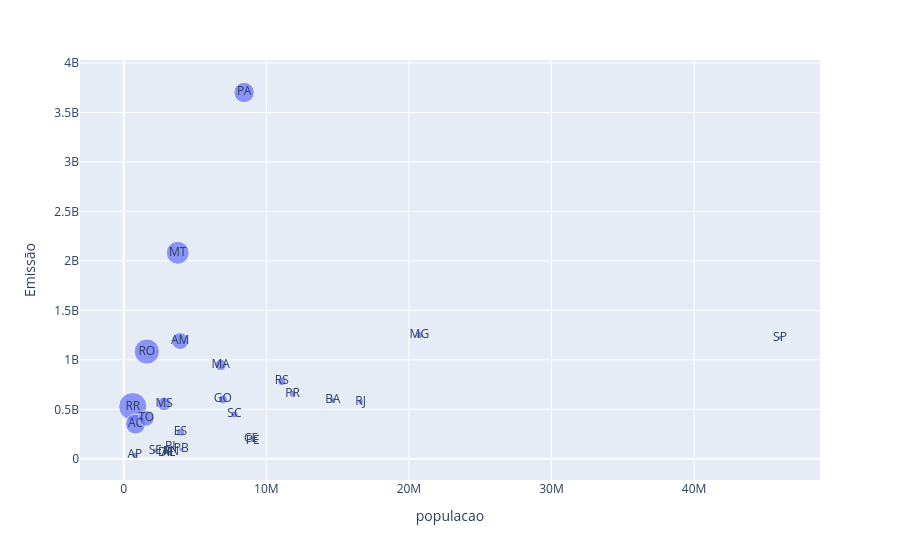

Notebook code cell kept with this figure:
### Code cell
px.scatter(data_frame = dados_agrupados, x='populacao', y='Emissão', text='Estado', size= 'emissao_percapita')

### Figure 1 — Plotly figure (JSON) as saved in the notebook; plotly's stock layout.template omitted (floating-point values rounded to 4 significant figures)
{"data": [{"hovertemplate": "populacao=%{x}<br>Emissão=%{y}<br>emissao_percapita=%{marker.size}<br>Estado=%{text}<extra></extra>", "legendgroup": "", "marker": {"color": "#636efa", "size": [832.1, 670.3, 550.1, 438.4, 422.5, 301.0, 257.7, 195.9, 139.3, 86.44, 70.48, 67.86, 60.32, 57.77, 55.49, 46.09, 40.47, 36.71, 35.07, 34.71, 26.58, 23.65, 22.77, 21.86, 20.29, 20.03, 19.39], "sizemode": "area", "sizeref": 2.08, "symbol": "circle"}, "mode": "markers+text", "name": "", "orientation": "v", "showlegend": false, "text": ["RR", "RO", "MT", "PA", "AC", "AM", "TO", "MS", "MA", "GO", "RS", "ES", "MG", "SC", "PR", "AP", "BA", "SE", "PI", "RJ", "SP", "PB", "CE", "RN", "PE", "AL", "DF"], "type": "scatter", "x": [634805, 1616379, 3784239, 8442962, 829780, 3952262, 1584306, 2833742, 6800605, 6950976, 11088065, 3975100, 20732660, 7762154, 11835379, 774268, 14659023, 2211868, 3270174, 16615526, 46024937, 4030961, 8936431, 3303953, 9051113, 3125254, 2923369], "xaxis": "x", "y": [528200000.0, 1084000000.0, 2082000000.0, 3702000000.0, 350500000.0, 1190000000.0, 408200000.0, 555100000.0, 947600000.0, 600800000.0, 781500000.0, 269800000.0, 1251000000.0, 448400000.0, 656800000.0, 35680000.0, 593200000.0, 81190000.0, 114700000.0, 576700000.0, 1223000000.0, 95330000.0, 203500000.0, 72240000.0, 183600000.0, 62610000.0, 56690000.0], "yaxis": "y"}], "layout": {"legend": {"itemsizing": "constant", "tracegroupgap": 0}, "margin": {"t": 60}, "xaxis": {"anchor": "y", "domain": [0, 1], "title": {"text": "populacao"}}, "yaxis": {"anchor": "x", "domain": [0, 1], "title": {"text": "Emissão"}}}}
